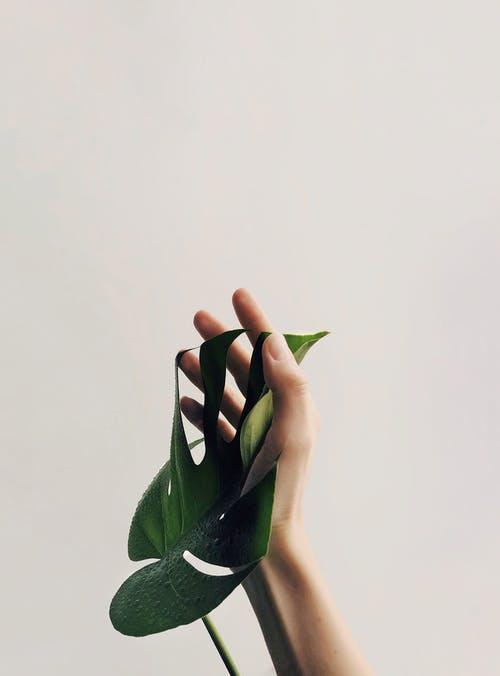
#> input picture scraped_imgs/pexels-photo-1029844.jpeg, 500 x 676 px, given in place of -_'___..!(360p).mp4, which was not available
$ python contours_detection.py
#> lines starting #> are read from the running program, lines starting #| are printed output that depends on the picture; after the words box and inside, x2 and y2 are one past the last pixel; in counts of white or black regions, pixels touching at a corner belong together; pictures that were not available may be replaced by others from this repository, and a replacement may not be noted
import cv2


cap = cv2.VideoCapture(r"C:\Users\hp\Videos\videos\-_'___..!(360p).mp4")
while True:
    ret,frame = cap.read()
#> frame is the input picture: shape (676, 500, 3); mean B, G, R 189.5, 195.7, 200.5

    if not ret:
        print("can't receive frame")
        break

    gray = cv2.cvtColor(frame,cv2.COLOR_BGR2GRAY)
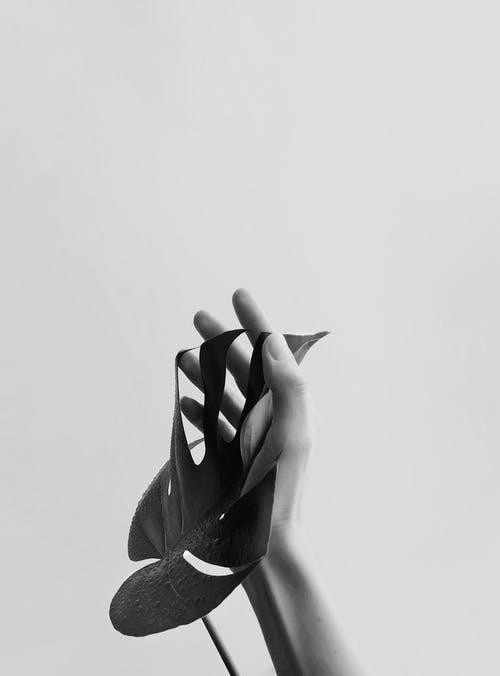
#> gray: shape (676, 500); min 0, max 254, mean 196.4
    ret, thresh = cv2.threshold(gray,127,255,0)
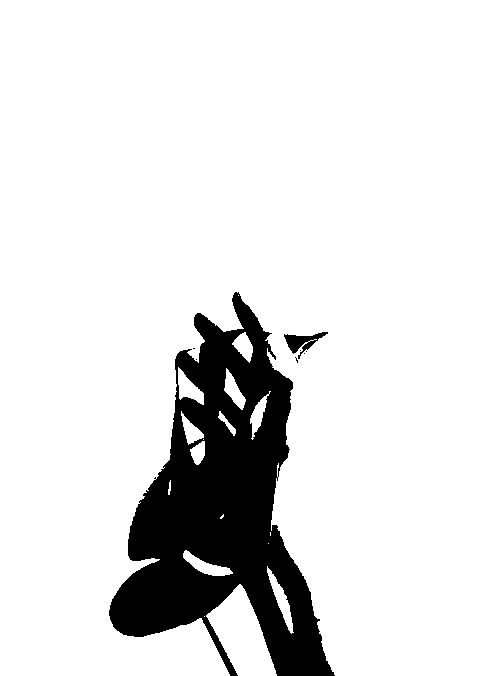
#> thresh: shape (676, 500); 88.3% white; 8 black regions (6 under 20 px)
    con, heir = cv2.findContours(thresh,cv2.RETR_TREE,cv2.CHAIN_APPROX_SIMPLE)
#> con = 27 contours, 15 with area under 20; largest, box (x1, y1, x2, y2) and area: (0, 0, 500, 676) 290268, (206, 584, 277, 676) 3383, (283, 331, 329, 360) 522, (267, 566, 294, 634) 458, (183, 550, 233, 576) 448
    cv2.drawContours(frame, con,-1, (255,0,0),1)
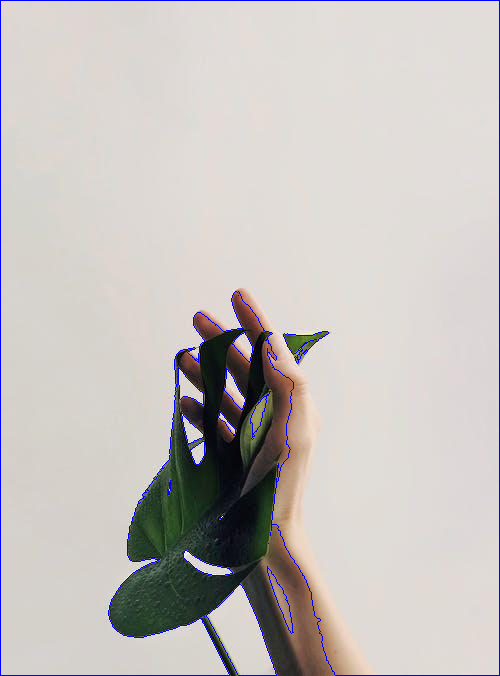
#> frame: shape (676, 500, 3); 1.35% of pixels changed, all inside (x1, y1, x2, y2) = (0, 0, 500, 676)
    cv2.imshow("video",frame)


    if cv2.waitKey(2) == 27:  # if you press esc
#> (key Esc is pressed here)
        break

cap.release()
cv2.destroyAllWindows()

$ run again, on scraped_imgs/pexels-photo-1252814.jpeg
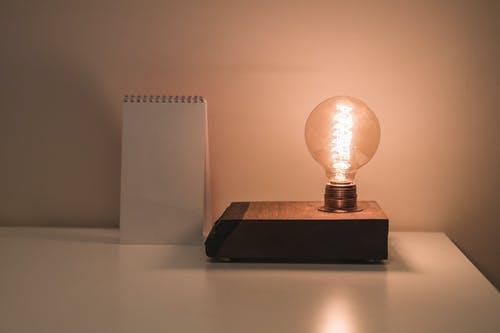
#> input picture scraped_imgs/pexels-photo-1252814.jpeg, 500 x 333 px, given in place of -_'___..!(360p).mp4, which was not available
#> frame is the input picture: shape (333, 500, 3); mean B, G, R 86.9, 110.2, 148
#> `ret, thresh = cv2.threshold(gray,127,255,0)`:
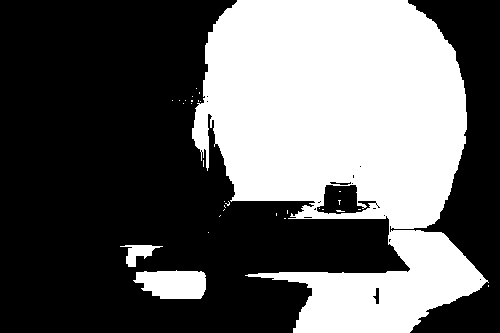
#> thresh: shape (333, 500); 38.8% white; 31 white regions (28 under 20 px)
#> con = 51 contours, 45 with area under 20; largest, box (x1, y1, x2, y2) and area: (192, 0, 489, 333) 62625, (133, 270, 206, 299) 1610, (316, 184, 377, 215) 1126, (120, 245, 163, 267) 341, (372, 287, 380, 305) 73, (329, 181, 352, 186) 56
#> `cv2.drawContours(frame, con,-1, (255,0,0),1)`:
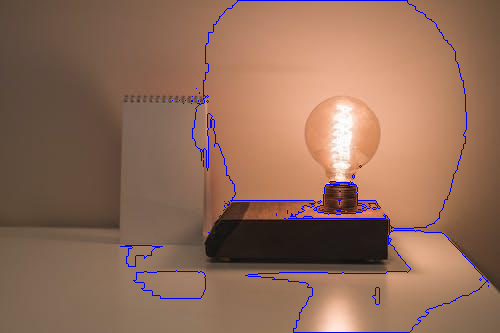
#> frame: shape (333, 500, 3); 1.5% of pixels changed, all inside (x1, y1, x2, y2) = (120, 0, 489, 333)

$ run again, on scraped_imgs/pexels-photo-1394892.jpeg
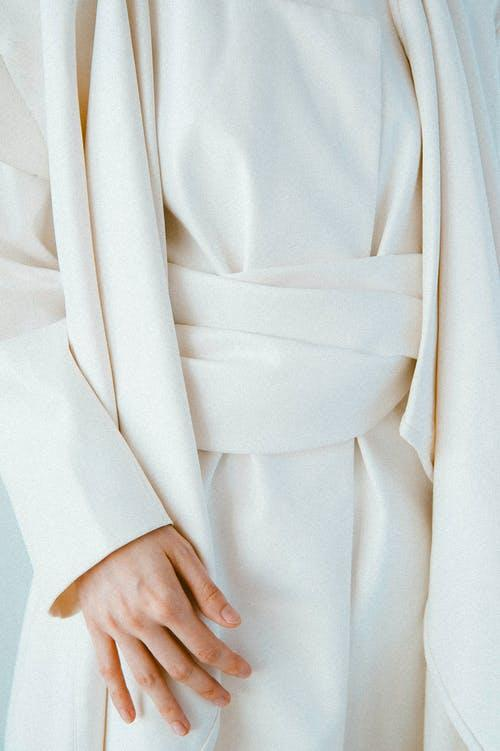
#> input picture scraped_imgs/pexels-photo-1394892.jpeg, 500 x 751 px, given in place of -_'___..!(360p).mp4, which was not available
#> frame is the input picture: shape (751, 500, 3); mean B, G, R 208.9, 211, 207.3
#> `ret, thresh = cv2.threshold(gray,127,255,0)`:
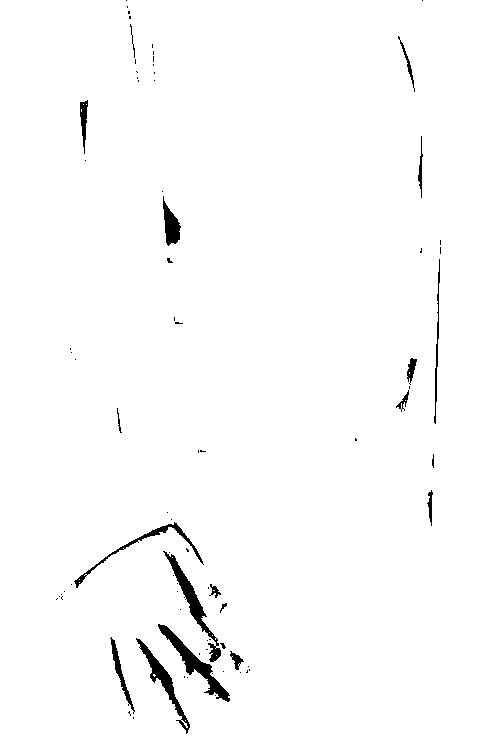
#> thresh: shape (751, 500); 98.5% white; 80 black regions (61 under 20 px)
#> con = 116 contours, 91 with area under 20; largest, box (x1, y1, x2, y2) and area: (0, 0, 500, 751) 374248, (157, 623, 231, 703) 1174, (162, 550, 220, 647) 956, (135, 637, 191, 735) 933, (73, 521, 204, 589) 732
#> `cv2.drawContours(frame, con,-1, (255,0,0),1)`:
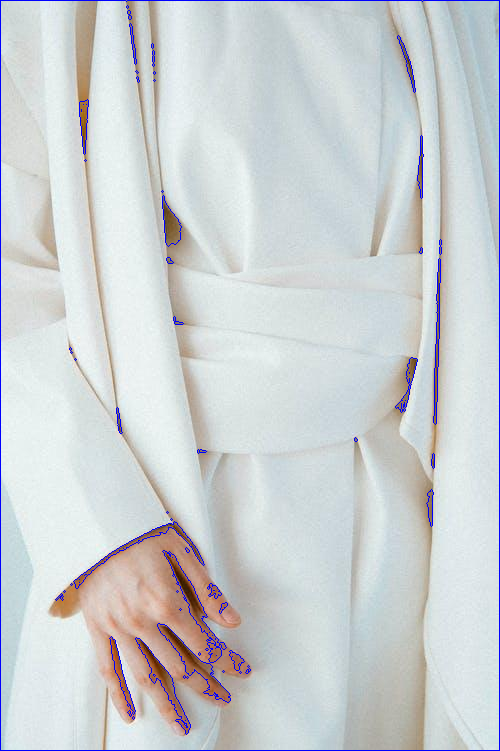
#> frame: shape (751, 500, 3); 1.46% of pixels changed, all inside (x1, y1, x2, y2) = (0, 0, 500, 751)

$ run again, on scraped_imgs/pexels-photo-1420709.jpeg
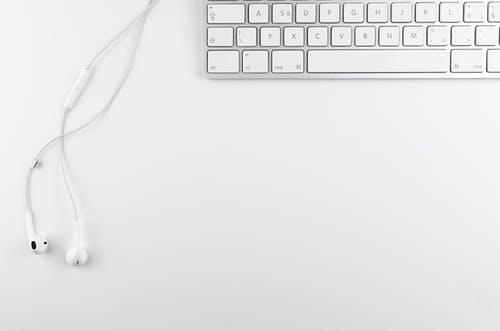
#> input picture scraped_imgs/pexels-photo-1420709.jpeg, 500 x 331 px, given in place of -_'___..!(360p).mp4, which was not available
#> frame is the input picture: shape (331, 500, 3); mean B, G, R 231.6, 230.3, 229.8
#> `ret, thresh = cv2.threshold(gray,127,255,0)`:
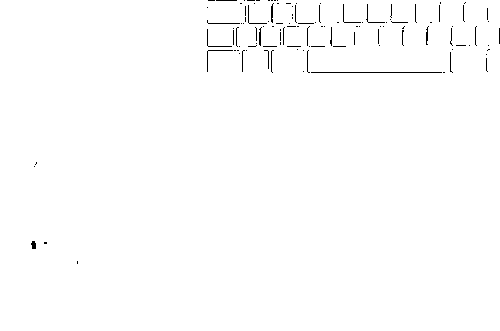
#> thresh: shape (331, 500); 99.3% white; black in thin lines or dots, all inside (x1, y1, x2, y2) = (31, 0, 500, 264)
#> con = 147 contours, 98 with area under 20; largest, box (x1, y1, x2, y2) and area: (0, 0, 500, 331) 164606, (310, 71, 443, 74) 262, (207, 22, 241, 25) 64, (270, 3, 274, 24) 53, (207, 49, 234, 52) 50
#> `cv2.drawContours(frame, con,-1, (255,0,0),1)`:
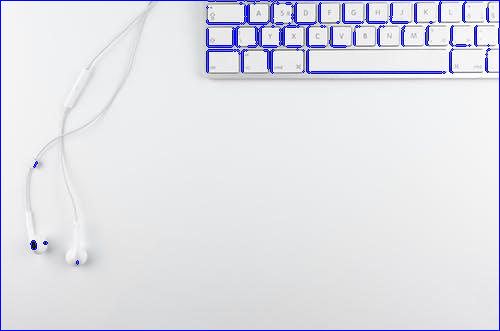
#> frame: shape (331, 500, 3); 2.45% of pixels changed, all inside (x1, y1, x2, y2) = (0, 0, 500, 331)
